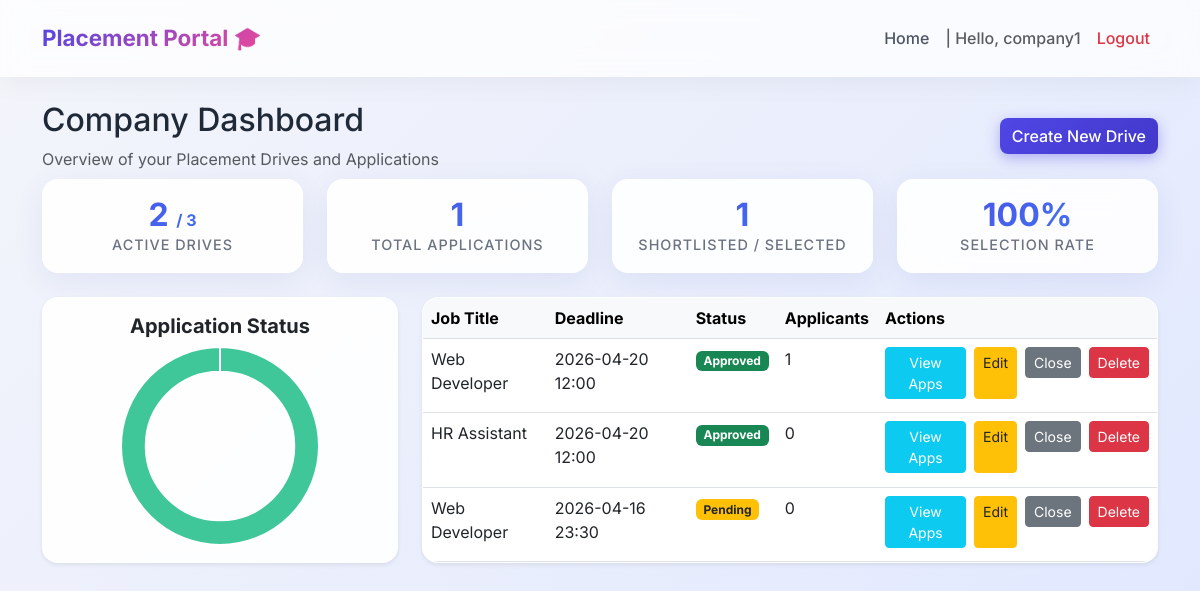
The page /company (signed in) on the database its author committed.
### models.py (models this page shows)
class User(UserMixin, db.Model):
    id = db.Column(db.Integer, primary_key=True)
    username = db.Column(db.String(100), unique=True, nullable=False)
    email = db.Column(db.String(120), unique=True, nullable=False)
    password_hash = db.Column(db.String(255), nullable=False)
    role = db.Column(db.String(20), nullable=False) # 'admin', 'company', 'student'
    is_approved = db.Column(db.Boolean, default=False) # For company
    is_blacklisted = db.Column(db.Boolean, default=False)
    company_profile = db.relationship('CompanyProfile', backref='user', uselist=False)
    student_profile = db.relationship('StudentProfile', backref='user', uselist=False)

class PlacementDrive(db.Model):
    id = db.Column(db.Integer, primary_key=True)
    company_id = db.Column(db.Integer, db.ForeignKey('company_profile.id'), nullable=False)
    job_title = db.Column(db.String(100), nullable=False)
    job_description = db.Column(db.Text, nullable=False)
    eligibility_criteria = db.Column(db.Text, nullable=False)
    application_deadline = db.Column(db.DateTime, nullable=False)
    status = db.Column(db.String(20), default='Pending') # 'Pending', 'Approved', 'Closed'
    applications = db.relationship('Application', backref='drive', lazy=True)

### app.py (the view)
@app.route('/company')
@login_required
def company_dashboard():
    if current_user.role != 'company': abort(403)
    drives = current_user.company_profile.drives
    total_drives = len(drives)
    active_drives = len([d for d in drives if d.status == 'Approved'])
    total_apps = sum(len(d.applications) for d in drives)
    shortlisted_apps = sum(len([a for a in d.applications if a.status in ['Shortlisted', 'Selected']]) for d in drives)
    return render_template('company/dashboard.html', drives=drives, total_drives=total_drives, active_drives=active_drives, total_apps=total_apps, shortlisted_apps=shortlisted_apps)

### app.py (called while the page is built)
@login_manager.user_loader
def load_user(user_id):
    return User.query.get(int(user_id))

### templates/company/dashboard.html (shortened to what this page needs)
{% extends "base.html" %}
{% block content %}
<div class="row mb-2 align-items-center">
    <div class="col-md-6">
        <h2>Company Dashboard</h2>
        <p class="text-muted mb-0">Overview of your Placement Drives and Applications</p>
    </div>
    <div class="col-md-6 text-md-end mt-3 mt-md-0">
        <a href="{{ url_for('company_create_drive') }}" class="btn btn-primary">Create New Drive</a>
    </div>
</div>
<div class="row text-center mb-4">
    <div class="col-md-3 col-6 mb-3 mb-md-0">
        <div class="card card-stats h-100 py-3">
            <div class="stat-val text-primary" style="font-size:2rem">{{ active_drives }} <span class="text-muted" style="font-size:1rem">/ {{ total_drives }}</span></div>
            <div class="stat-label" style="font-size:0.9rem">Active Drives</div>
        </div>
    </div>
    <div class="col-md-3 col-6 mb-3 mb-md-0">
        <div class="card card-stats h-100 py-3">
            <div class="stat-val text-info" style="font-size:2rem">{{ total_apps }}</div>
            <div class="stat-label" style="font-size:0.9rem">Total Applications</div>
        </div>
    </div>
    <div class="col-md-3 col-6 mb-3 mb-md-0">
        <div class="card card-stats h-100 py-3">
            <div class="stat-val text-success" style="font-size:2rem">{{ shortlisted_apps }}</div>
            <div class="stat-label" style="font-size:0.9rem">Shortlisted / Selected</div>
        </div>
    </div>
    <div class="col-md-3 col-6">
        <div class="card card-stats h-100 py-3">
            <div class="stat-val text-warning" style="font-size:2rem">{{ 0 if total_apps == 0 else ((shortlisted_apps / total_apps) * 100)|round|int }}%</div>
            <div class="stat-label" style="font-size:0.9rem">Selection Rate</div>
        </div>
    </div>
</div>
<div class="row mb-4">
    <div class="col-md-4 mb-4 mb-md-0">
        <div class="card shadow-sm h-100">
            <div class="card-body d-flex flex-column align-items-center justify-content-center">
                <h5 class="card-title fw-bold">Application Status</h5>
                <div style="width: 200px; height: 200px; position: relative;">
                    <canvas id="companyChart"></canvas>
                </div>
            </div>
        </div>
    </div>
    <div class="col-md-8">
        <div class="card shadow-sm h-100">
            <div class="card-body p-0">
                <table class="table table-hover mb-0 h-100">
            <thead class="table-light">
                <tr>
                    <th>Job Title</th>
                    <th>Deadline</th>
                    <th>Status</th>
                    <th>Applicants</th>
                    <th>Actions</th>
                </tr>
            </thead>
            <tbody>
                {% for drive in drives %}
                <tr>
                    <td>{{ drive.job_title }}</td>
                    <td>{{ drive.application_deadline.strftime('%Y-%m-%d %H:%M') }}</td>
                    <td>
                        <span class="badge
                            {% if drive.status == 'Pending' %}bg-warning text-dark
                            {% elif drive.status == 'Approved' %}bg-success
                            {% elif drive.status == 'Closed' %}bg-secondary
                            {% else %}bg-danger{% endif %}">
                            {{ drive.status }}
                        </span>
                    </td>
                    <td>{{ drive.applications|length }}</td>
                    <td>
                        <div class="d-flex gap-2">
                            <a href="{{ url_for('company_drive_applications', id=drive.id) }}" class="btn btn-sm btn-info text-white">View Apps</a>
                            <a href="{{ url_for('company_edit_drive', id=drive.id) }}" class="btn btn-sm btn-warning text-dark">Edit</a>
                            {% if drive.status != 'Closed' %}
                            <form action="{{ url_for('company_close_drive', id=drive.id) }}" method="POST">
                                <button type="submit" class="btn btn-sm btn-secondary">Close</button>
                            </form>
                            {% endif %}
                            <form action="{{ url_for('company_delete_drive', id=drive.id) }}" method="POST" onsubmit="return confirm('Are you sure you want to delete this drive? All associated applications will also be deleted.');">
                                <button type="submit" class="btn btn-sm btn-danger">Delete</button>
                            </form>
                        </div>
                    </td>
                </tr>
                {% else %}
                <tr><td colspan="5" class="text-center py-4">No placement drives found. Create one.</td></tr>
                {% endfor %}
            </tbody>
        </table>
            </div>
        </div>
    </div>
</div>
<script>
document.addEventListener("DOMContentLoaded", function() {
    const ctx = document.getElementById('companyChart').getContext('2d');
    const totalApps = Number("{{ total_apps }}");
    const shortlistedApps = Number("{{ shortlisted_apps }}");
    const pendingApps = totalApps - shortlistedApps;
    if (totalApps === 0) {
        // Render a grey donut if empty
        new Chart(ctx, {
            type: 'doughnut',
            data: {
                labels: ['No Applications'],
                datasets: [{
                    data: [1],
                    backgroundColor: ['#e5e7eb'],
                    borderWidth: 0
                }]
            },
            options: { plugins: { tooltip: { enabled: false }, legend: { display: false } } }
        });
        return;
    }
    new Chart(ctx, {
        type: 'doughnut',
        data: {
            labels: ['Shortlisted/Selected', 'Pending/Other'],
            datasets: [{
                data: [shortlistedApps, pendingApps],
                backgroundColor: [
                    'rgba(16, 185, 129, 0.8)',
                    'rgba(79, 70, 229, 0.8)'
                ],
                hoverBackgroundColor: [
                    'rgba(16, 185, 129, 1)',
                    'rgba(79, 70, 229, 1)'
                ],
                borderWidth: 2,
                borderColor: '#ffffff'
            }]
        },
        options: {
            responsive: true,
            maintainAspectRatio: false,
            cutout: '75%',
            plugins: {
                legend: { display: false },
                tooltip: {
                    backgroundColor: 'rgba(0,0,0,0.8)',
                    padding: 10,
                    callbacks: {
                        label: function(context) {
                            let label = context.label || '';
                            if (label) { label += ': '; }
                            label += context.raw;
                            return label;
                        }
                    }
                }
            }
        }
    });
});
</script>
{% endblock %}

### templates/base.html (shortened to what this page needs)
<!DOCTYPE html>
<html lang="en">
<head>
    <link href="https://cdn.jsdelivr.net/npm/bootstrap@5.3.0/dist/css/bootstrap.min.css" rel="stylesheet">
</head>
<body>
    <nav class="navbar navbar-expand-lg navbar-light bg-light border-bottom mb-4 shadow-sm">
      <div class="container">
        <a class="navbar-brand" href="/">Placement Portal 🎓</a>
        <div class="collapse navbar-collapse" id="navbarNav">
          <ul class="navbar-nav ms-auto">
            {% if current_user.is_authenticated %}
                {% if current_user.role == 'admin' %}
                    <li class="nav-item"><a class="nav-link" href="{{ url_for('admin_dashboard') }}">Home</a></li>
                    <li class="nav-item"><a class="nav-link" href="{{ url_for('admin_companies') }}">Companies</a></li>
                    <li class="nav-item"><a class="nav-link" href="{{ url_for('admin_students') }}">Students</a></li>
                    <li class="nav-item"><a class="nav-link" href="{{ url_for('admin_drives') }}">Drives</a></li>
                    <li class="nav-item"><a class="nav-link" href="{{ url_for('admin_history') }}">Applications Status</a></li>
                {% elif current_user.role == 'company' %}
                    <li class="nav-item"><a class="nav-link" href="{{ url_for('company_dashboard') }}">Home</a></li>
                {% elif current_user.role == 'student' %}
                    <li class="nav-item"><a class="nav-link" href="{{ url_for('student_dashboard') }}">Home</a></li>
                    <li class="nav-item"><a class="nav-link" href="{{ url_for('student_history') }}">My Applications</a></li>
                    <li class="nav-item"><a class="nav-link" href="{{ url_for('student_profile') }}">Profile</a></li>
                {% endif %}
                <li class="nav-item">
                    <span class="nav-link text-muted">| Hello, {{ current_user.username }}</span>
                </li>
                <li class="nav-item">
                    <a class="nav-link text-danger" href="{{ url_for('logout') }}">Logout</a>
                </li>
            {% else %}
                <li class="nav-item"><a class="nav-link" href="{{ url_for('login') }}">Login</a></li>
                <li class="nav-item"><a class="nav-link btn btn-primary text-white ms-2" href="{{ url_for('register') }}">Register</a></li>
            {% endif %}
          </ul>
        </div>
      </div>
    </nav>
    <div class="container">
        {% block content %}{% endblock %}
    </div>
</body>
</html>

### templates/base.html (style rules this page uses)
:root { --primary-bg: #f3f5fa; --brand-primary: #4f46e5; --brand-hover: #4338ca; --glass-bg: rgba(255, 255, 255, 0.75); --glass-border: rgba(255, 255, 255, 0.2); --card-shadow: 0 8px 32px rgba(31, 38, 135, 0.07); }
body { font-family: 'Inter', sans-serif; background: linear-gradient(135deg, #f3f5fa 0%, #e0e7ff 100%); color: #1f2937; min-height: 100vh; }
.navbar { background: var(--glass-bg) !important; backdrop-filter: blur(12px); -webkit-backdrop-filter: blur(12px); border-bottom: 1px solid var(--glass-border) !important; box-shadow: 0 4px 30px rgba(0, 0, 0, 0.05) !important; padding: 1rem 0; transition: all 0.3s ease; }
.navbar-brand { font-weight: 700; background: linear-gradient(135deg, #4f46e5 0%, #ec4899 100%); background-clip: text; -webkit-background-clip: text; -webkit-text-fill-color: transparent; font-size: 1.4rem; }
.nav-link { font-weight: 500; color: #4b5563; transition: all 0.2s ease-in-out; position: relative; }
.btn-primary { background: linear-gradient(135deg, #4f46e5, #4338ca); border: none; box-shadow: 0 4px 14px 0 rgba(79, 70, 229, 0.39); font-weight: 500; border-radius: 8px; transition: all 0.3s cubic-bezier(0.4, 0, 0.2, 1); }
.card, .card-stats { background: rgba(255, 255, 255, 0.9); backdrop-filter: blur(16px); border: 1px solid rgba(255, 255, 255, 0.5); border-radius: 16px; box-shadow: var(--card-shadow); transition: all 0.3s cubic-bezier(0.165, 0.84, 0.44, 1); overflow: hidden; }
.stat-val { font-size: 2.5rem; font-weight: 700; background: linear-gradient(135deg, #4f46e5 0%, #3b82f6 100%); background-clip: text; -webkit-background-clip: text; -webkit-text-fill-color: transparent; line-height: 1.2; }
.stat-label { font-weight: 500; color: #6b7280; text-transform: uppercase; letter-spacing: 1px; font-size: 0.85rem; }
.table { background: transparent; }
.table-light { background-color: rgba(243, 244, 246, 0.6); }
.table-hover tbody tr { transition: all 0.2s ease; }

### rows shown on the page
User: username "company1"
PlacementDrive: job_title "Web Developer", application_deadline "2026-04-20 12:00", status "Approved", applications|length "1"
PlacementDrive: job_title "HR Assistant", application_deadline "2026-04-20 12:00", status "Approved", applications|length "0"
PlacementDrive: job_title "Web Developer", application_deadline "2026-04-16 23:30", status "Pending", applications|length "0"

### other values the page prints
{{ active_drives }} "2"
{{ total_drives }} "3"
{{ total_apps }} "1"
{{ shortlisted_apps }} "1"
chart data {{ total_apps }} 1
chart data {{ shortlisted_apps }} 1
